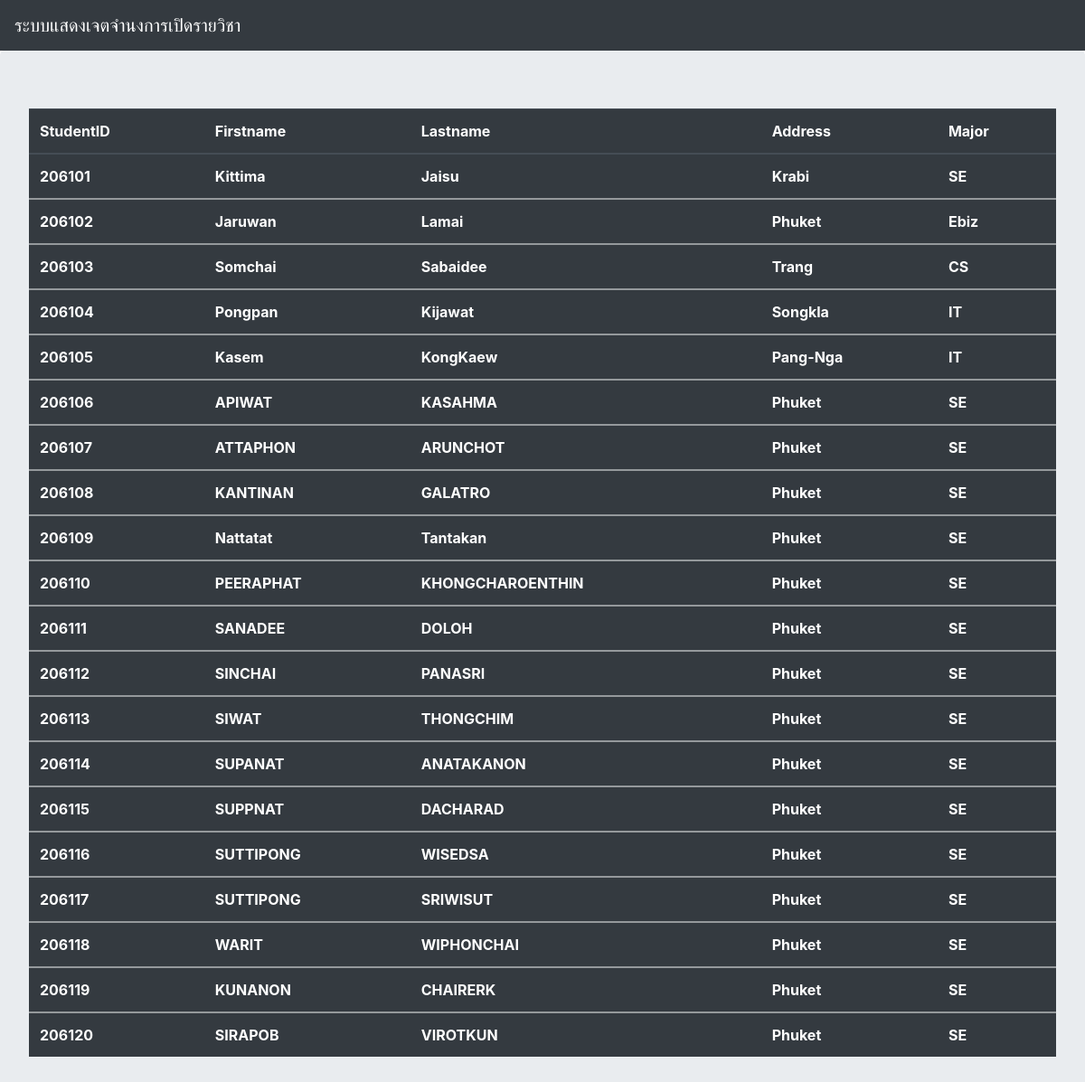
Page /resSTU.php on the committed database.
### tables this page shows
CREATE TABLE IF NOT EXISTS `student` (
  `StudentID` int(10) NOT NULL,
  `SFirstname` varchar(20),
  `SLastname` varchar(20),
  `Address` varchar(30),
  `Major` varchar(30)
);

### resSTU.php (the view, shortened to what this page needs)
<!doctype html>
<html lang="en">
  <head>
    <link rel="stylesheet" href="https://stackpath.bootstrapcdn.com/bootstrap/4.3.1/css/bootstrap.min.css">
  </head>
  <body>
  <nav class="navbar navbar-expand-sm navbar-dark bg-dark">
      <a class="navbar-brand" href="#">ระบบแสดงเจตจำนงการเปิดรายวิชา</a>
  </nav>
  <?php
  if($_REQUEST["SID"]!=0){
  ?>
  <div class="jumbotron">
  <table class="table table-dark">
  <thead>
    <tr>
    <th scope="col">StudentID</th>
    <th scope="col">Firstname</th>
    <th scope="col">Lastname</th>
    <th scope="col">Address</th>
    <th scope="col">Major</th>
    </tr>
  </thead>
  <tbody>
    <tr>
  <?php
  $connect = mysqli_connect('localhost','root','','test');
  $sql = 'SELECT * FROM student';
  $result = mysqli_query($connect,$sql);
  if(!$result){
      echo mysqli_error().'<br>';
      die('Can not access database');
  } else {
      while($row = mysqli_fetch_assoc($result)){
          while(list($key,$value)=each($row)){
            if($value==$_POST["SID"]){
            echo '<th scope="col">'.$row["StudentID"].'</th>';
            echo '<th scope="col">'.$row["SFirstname"].'</th>';
            echo '<th scope="col">'.$row["SLastname"].'</th>';
            echo '<th scope="col">'.$row["Address"].'</th>';
            echo '<th scope="col">'.$row["Major"].'</th>';
          }else{
            echo "<script>alert('รหัสนักศึกษาไม่ถูกต้อง');</script>";
            header('Refresh:0 ; URL=SerachSTU.php');
            exit();
          }
        }
      }
  }
mysqli_close($connect);
  ?>
  </tr>
  </tbody>
  </table>
  </div>
<?php
}else{
?>
  <div class="jumbotron">
  <table class="table table-dark">
  <thead>
    <tr>
    <th scope="col">StudentID</th>
    <th scope="col">Firstname</th>
    <th scope="col">Lastname</th>
    <th scope="col">Address</th>
    <th scope="col">Major</th>
    </tr>
  </thead>
  <?php
  $connect = mysqli_connect('localhost','root','','test');
  $sql = 'SELECT * FROM student';
  $result = mysqli_query($connect,$sql);
  if(!$result){
      echo mysqli_error().'<br>';
      die('Can not access database');
  } else {
      while($row = mysqli_fetch_assoc($result)){
            echo '<tbody>';
            echo '<tr>';
            echo '<th scope="col">'.$row["StudentID"].'</th>';
            echo '<th scope="col">'.$row["SFirstname"].'</th>';
            echo '<th scope="col">'.$row["SLastname"].'</th>';
            echo '<th scope="col">'.$row["Address"].'</th>';
            echo '<th scope="col">'.$row["Major"].'</th>';
            ?>
            </tr>
            </tbody>
            <?php
      }
  }
echo '</table>';
}
  ?>
  </body>
</html>

### rows in the picture
student: StudentID "206101", SFirstname "Kittima", SLastname "Jaisu", Address "Krabi", Major "SE"
student: StudentID "206102", SFirstname "Jaruwan", SLastname "Lamai", Address "Phuket", Major "Ebiz"
student: StudentID "206103", SFirstname "Somchai", SLastname "Sabaidee", Address "Trang", Major "CS"
student: StudentID "206104", SFirstname "Pongpan", SLastname "Kijawat", Address "Songkla", Major "IT"
student: StudentID "206105", SFirstname "Kasem", SLastname "KongKaew", Address "Pang-Nga", Major "IT"
student: StudentID "206106", SFirstname "APIWAT", SLastname "KASAHMA", Address "Phuket", Major "SE"
student: StudentID "206107", SFirstname "ATTAPHON", SLastname "ARUNCHOT", Address "Phuket", Major "SE"
student: StudentID "206108", SFirstname "KANTINAN", SLastname "GALATRO", Address "Phuket", Major "SE"
student: StudentID "206109", SFirstname "Nattatat", SLastname "Tantakan", Address "Phuket", Major "SE"
student: StudentID "206110", SFirstname "PEERAPHAT", SLastname "KHONGCHAROENTHIN", Address "Phuket", Major "SE"
student: StudentID "206111", SFirstname "SANADEE", SLastname "DOLOH", Address "Phuket", Major "SE"
student: StudentID "206112", SFirstname "SINCHAI", SLastname "PANASRI", Address "Phuket", Major "SE"
student: StudentID "206113", SFirstname "SIWAT", SLastname "THONGCHIM", Address "Phuket", Major "SE"
student: StudentID "206114", SFirstname "SUPANAT", SLastname "ANATAKANON", Address "Phuket", Major "SE"
student: StudentID "206115", SFirstname "SUPPNAT", SLastname "DACHARAD", Address "Phuket", Major "SE"
student: StudentID "206116", SFirstname "SUTTIPONG", SLastname "WISEDSA", Address "Phuket", Major "SE"
student: StudentID "206117", SFirstname "SUTTIPONG", SLastname "SRIWISUT", Address "Phuket", Major "SE"
student: StudentID "206118", SFirstname "WARIT", SLastname "WIPHONCHAI", Address "Phuket", Major "SE"
student: StudentID "206119", SFirstname "KUNANON", SLastname "CHAIRERK", Address "Phuket", Major "SE"
student: StudentID "206120", SFirstname "SIRAPOB", SLastname "VIROTKUN", Address "Phuket", Major "SE"
